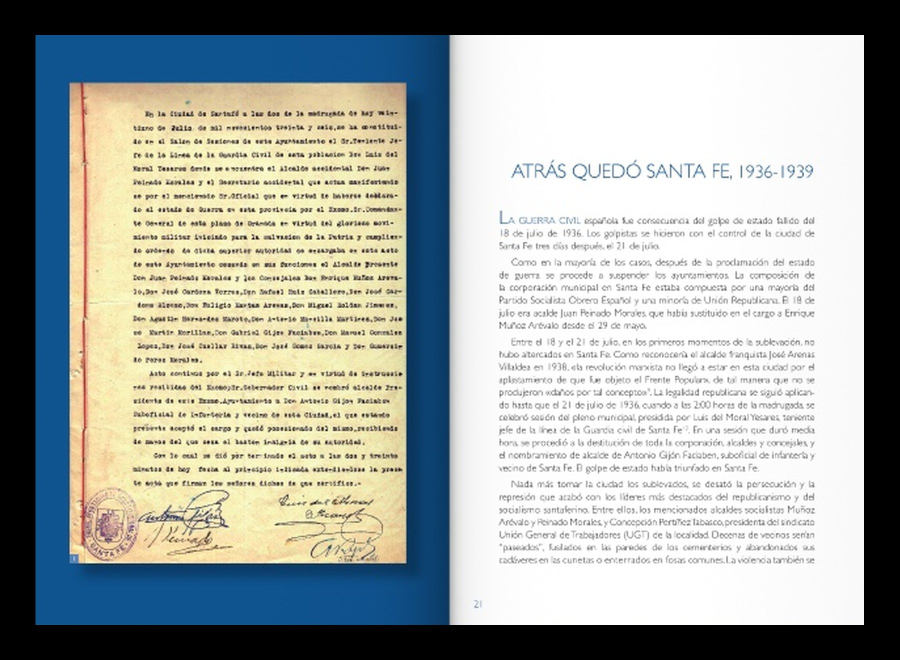
#> input picture web/referencias-mockups/santa-fe-dobles/1.jpg, 1800 x 1320 px (shown at 1/2 size); its folder holds only this picture in this run
$ python santa_fe_fondos.py ../referencias-mockups/santa-fe-dobles/1.jpg
#> lines starting #> are read from the running program, lines starting #| are printed output that depends on the picture; after the words box and inside, x2 and y2 are one past the last pixel; in counts of white or black regions, pixels touching at a corner belong together
"""Santa Fe—Mauthausen—Santa Fe: monta los dobles de páginas sobre los tres fondos del cliente.

Uso: python3 web/scripts/santa_fe_fondos.py <fondo1> <fondo2> <fondo3>
Lee los dobles (los originales sobre negro
están en web/referencias-mockups/santa-fe-dobles/1..4.jpg) y escribe interior-1..3.jpg.
"""
import sys, shutil
from pathlib import Path
import numpy as np
from PIL import Image, ImageFilter, ImageChops

SITIO = Path(__file__).resolve().parents[1] / "sitio" / "fotos" / "proyectos"
ORIGEN = Path(__file__).resolve().parents[1] / "referencias-mockups" / "santa-fe-dobles"
W, H = 1600, 2133  # formato 3:4
ANCHO = .80


def doble(n):
    im = Image.open(ORIGEN / f"{n}.jpg").convert("RGB")
    a = np.asarray(im).max(axis=2) > 28
    ys, xs = np.where(a)
    return im.crop((xs.min(), ys.min(), xs.max() + 1, ys.max() + 1))

def fondo(ruta, quita_abajo=0):
    im = Image.open(ruta).convert("RGB")
    if quita_abajo:  # el tercer fondo trae una marca de agua abajo a la derecha
        im = im.crop((0, 0, im.width, round(im.height * (1 - quita_abajo))))
    s = max(W / im.width, H / im.height)
    im = im.resize((round(im.width * s), round(im.height * s)), Image.LANCZOS)
    x, y = (im.width - W) // 2, (im.height - H) // 2
    im = im.crop((x, y, x + W, y + H))
    r = np.random.default_rng(3)
    g = r.normal(0, 2.2, (H, W, 1))
    return Image.fromarray(np.clip(np.asarray(im) + g, 0, 255).astype("uint8"))

def pon(lienzo, spread, cy, ancho=ANCHO):
    w = round(W * ancho); h = round(spread.height * w / spread.width)
    sp = spread.resize((w, h), Image.LANCZOS)
    x, y = (W - w) // 2, round(cy - h / 2)
    sombra = Image.new("L", (W, H), 0)
    sombra.paste(Image.new("L", (w, h), 255), (x + 6, y + 26))
    sombra = sombra.filter(ImageFilter.GaussianBlur(30)).point(lambda v: int(v * .42))
    lienzo.paste(Image.new("RGB", (W, H), (30, 22, 12)), (0, 0), sombra)
    lienzo.paste(sp, (x, y))
    return h

def main(fondos):
    b = [fondo(f, .07 if i == 2 else 0) for i, f in enumerate(fondos)]
#> in fondo, im is the input picture: PIL image 1800x1320 RGB; mean R, G, B 162.5, 167.3, 162.6
#> in fondo, `im = im.crop((x, y, x + W, y + H))`:
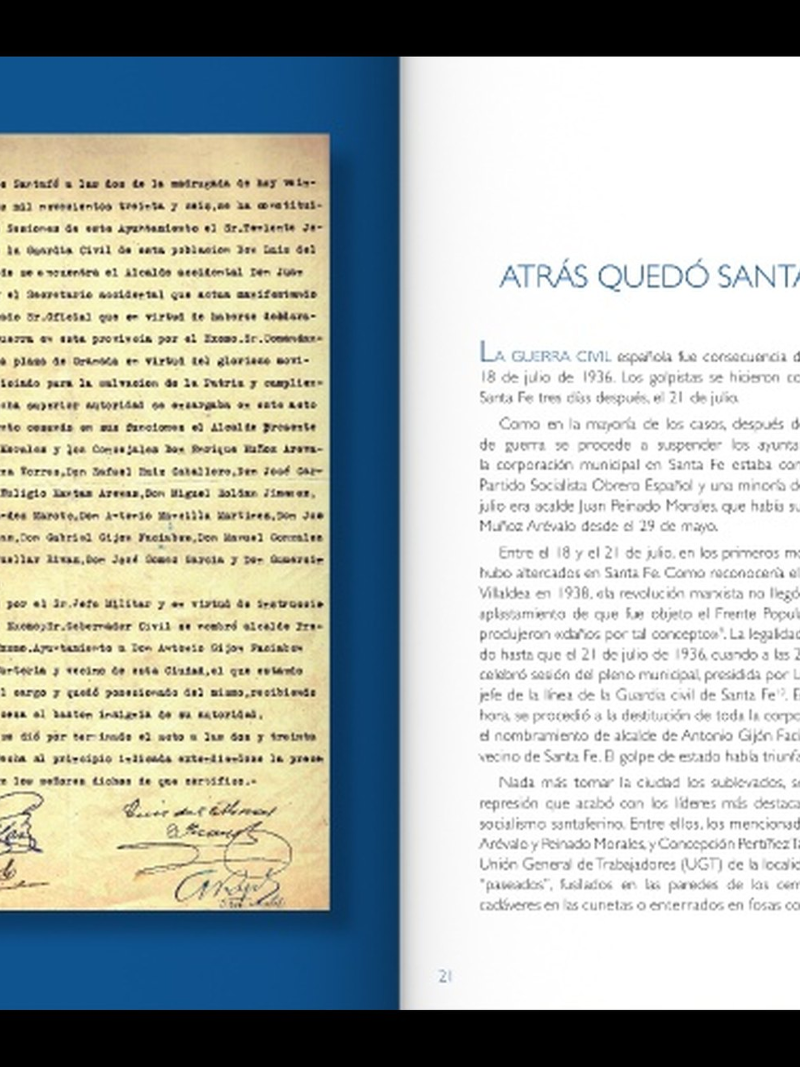
#> im: PIL image 1600x2133 RGB (shown at 1/2 size); mean R, G, B 175.7, 181, 175.1
#> b = 1 item
    pon(b[0], doble(1), H * .5)
#> in doble, `a = np.asarray(im).max(axis=2) > 28`:
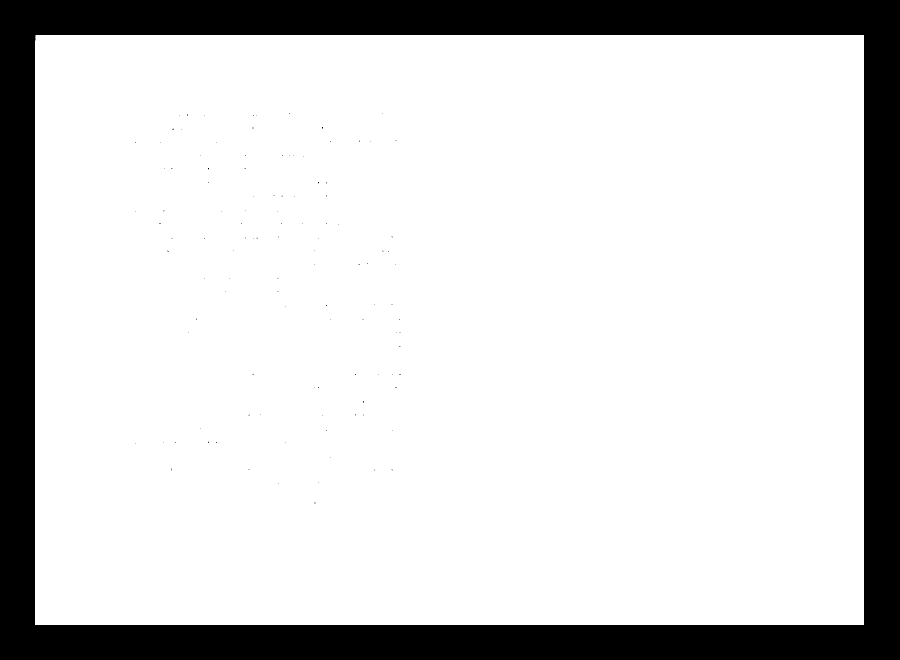
#> a: shape (1320, 1800) bool (shown at 1/2 size); 82.3% white; 113 black regions (112 under 20 px), largest, box (x1, y1, x2, y2) and area: (0, 0, 1800, 1320) 419570
#> in doble, `return im.crop((xs.min(), ys.min(), xs.max() + 1, ys.max() + 1))`:
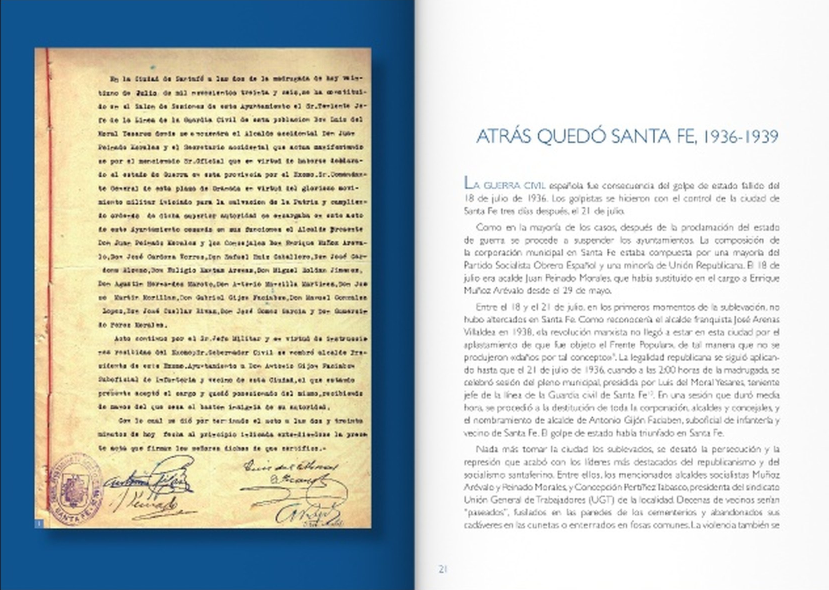
#> returned value: PIL image 1658x1180 RGB (shown at 1/2 size); mean R, G, B 197.3, 203.1, 197.4
#> in pon, `w = round(W * ancho)`: w = 1280
#> in pon, `h = round(spread.height * w / spread.width)`: h = 911
#> in pon, `sp = spread.resize((w, h), Image.LANCZOS)`:
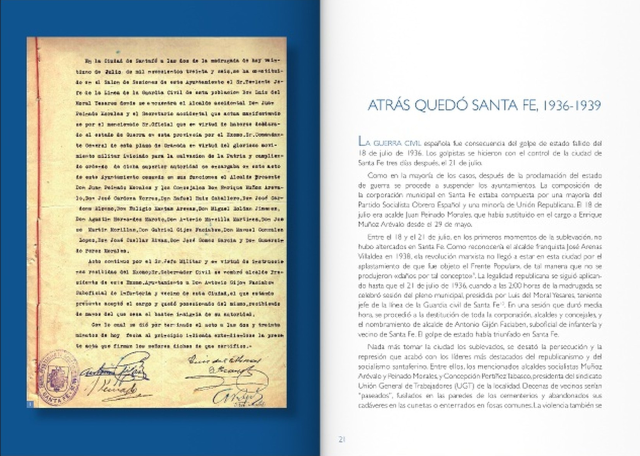
#> sp: PIL image 1280x911 RGB (shown at 1/2 size); mean R, G, B 197.3, 203.1, 197.4
#> in pon, `x, y = (W - w) // 2, round(cy - h / 2)`: x = 160; y = 611
#> in pon, `sombra = Image.new("L", (W, H), 0)`: sombra: PIL image 1600x2133 L; every value is 0
#> in pon, `sombra.paste(Image.new("L", (w, h), 255), (x + 6, y + 26))`: sombra: PIL image 1600x2133 L; 34.2% white; 1 white region, box (x1, y1, x2, y2) and area: (166, 637, 1446, 1548) 1166080
#> in pon, `sombra = sombra.filter(ImageFilter.GaussianBlur(30)).point(lambda v: i..`:
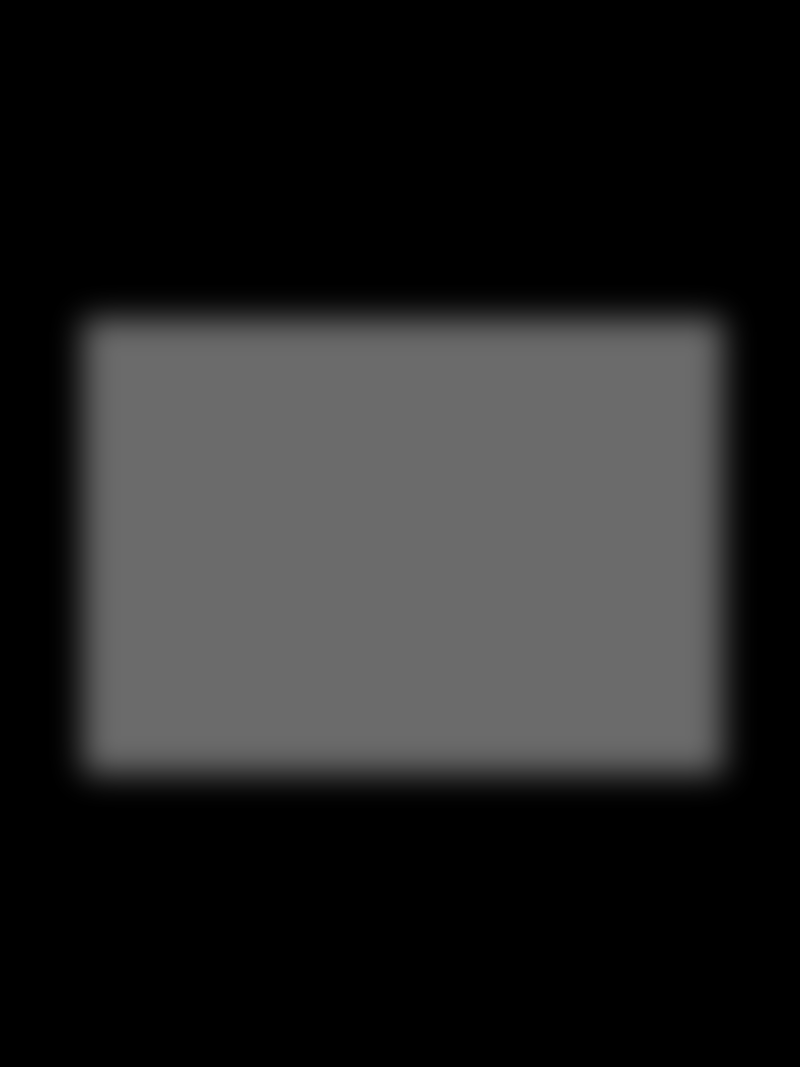
#> sombra: PIL image 1600x2133 L (shown at 1/2 size); min 0, max 107, mean 36.5
#> in pon, `lienzo.paste(sp, (x, y))`:
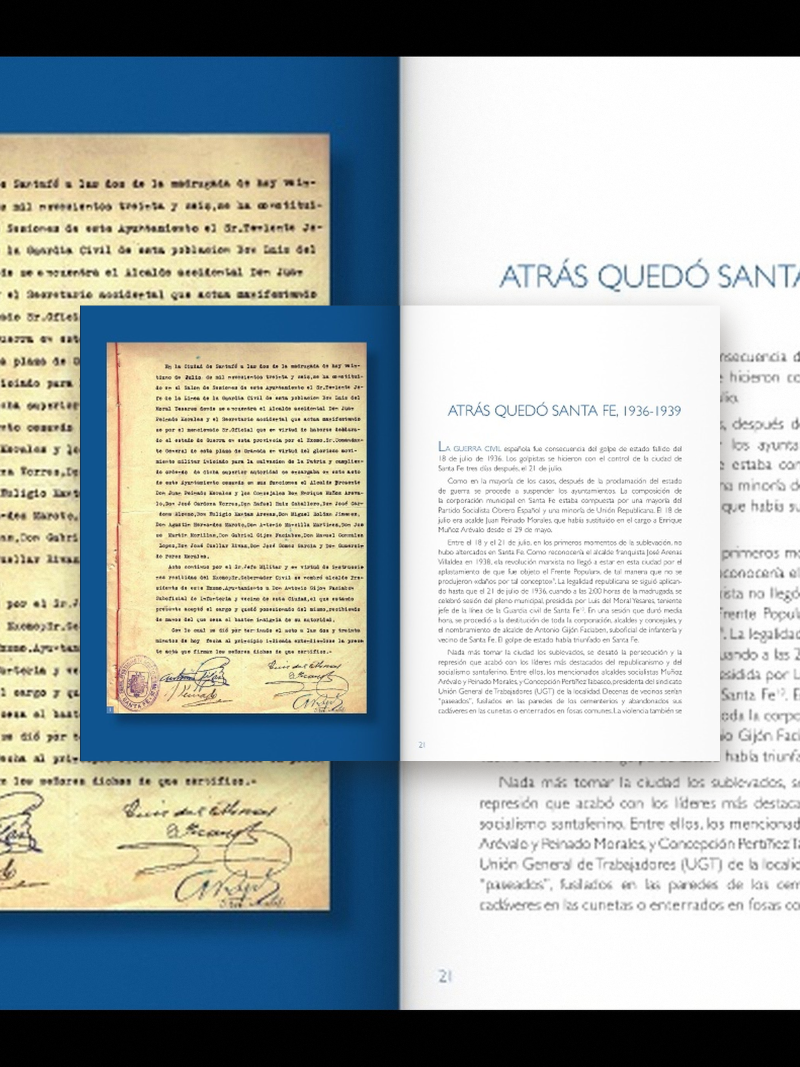
#> lienzo: PIL image 1600x2133 RGB (shown at 1/2 size); mean R, G, B 171.5, 177.9, 174.3
#> (the run stopped early here; a loop or call above may not have finished)
